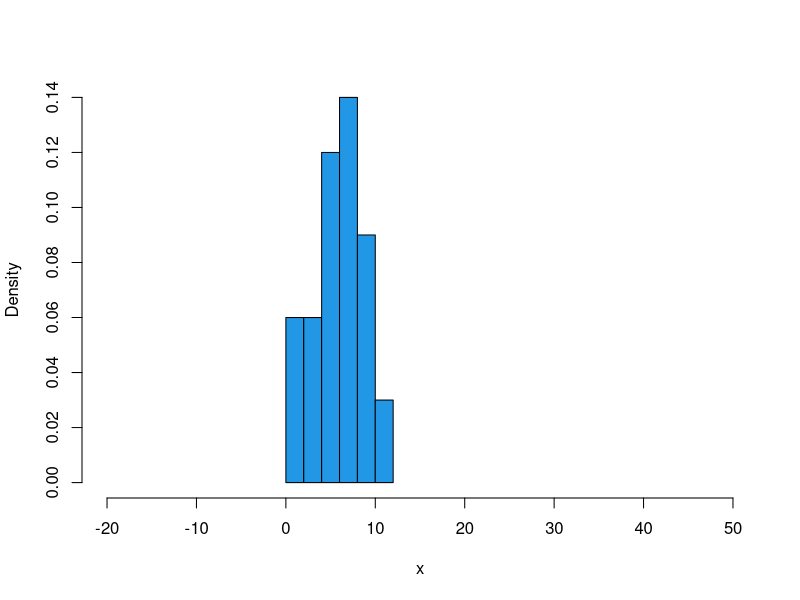
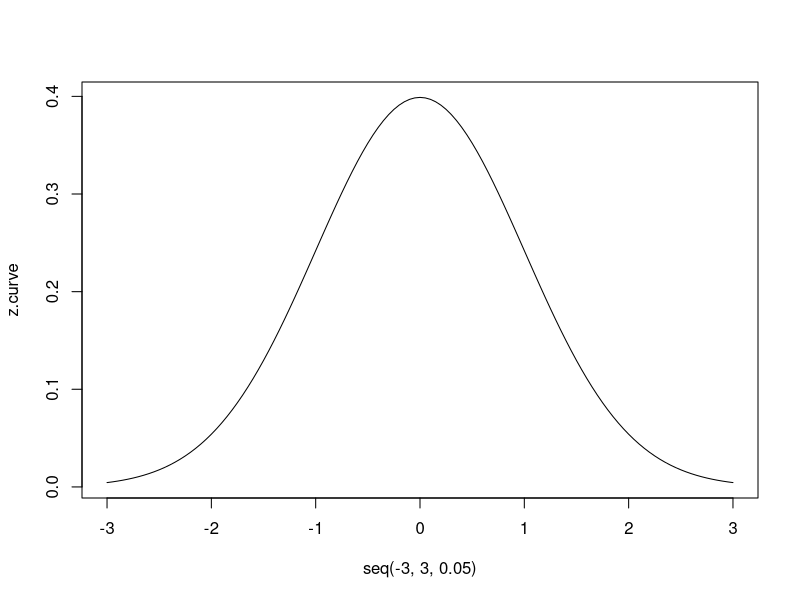
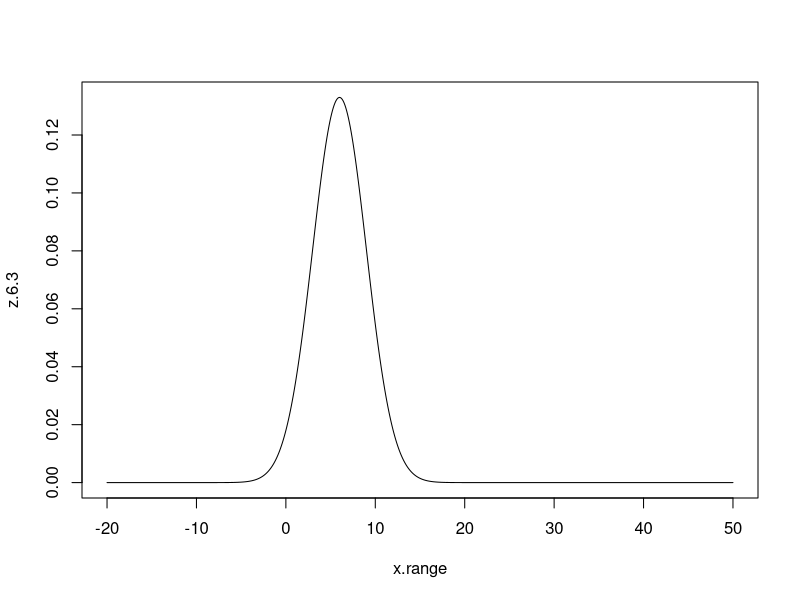
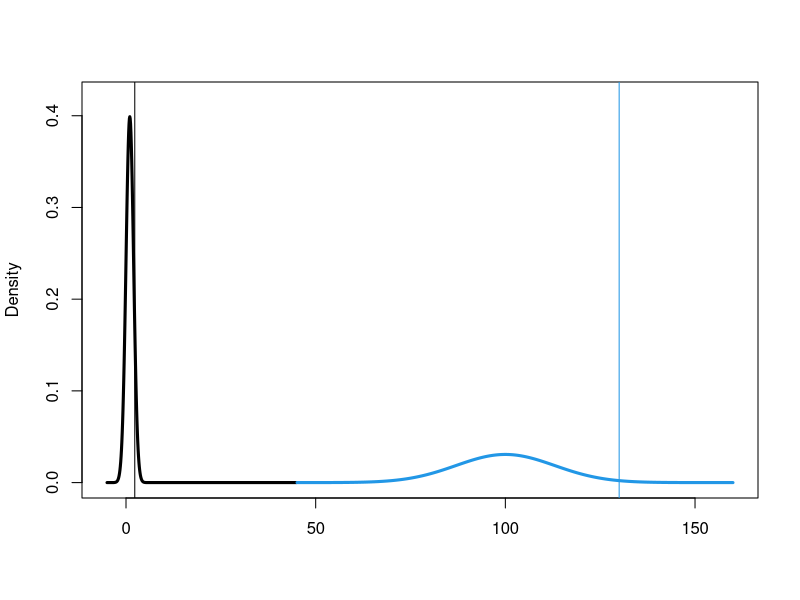
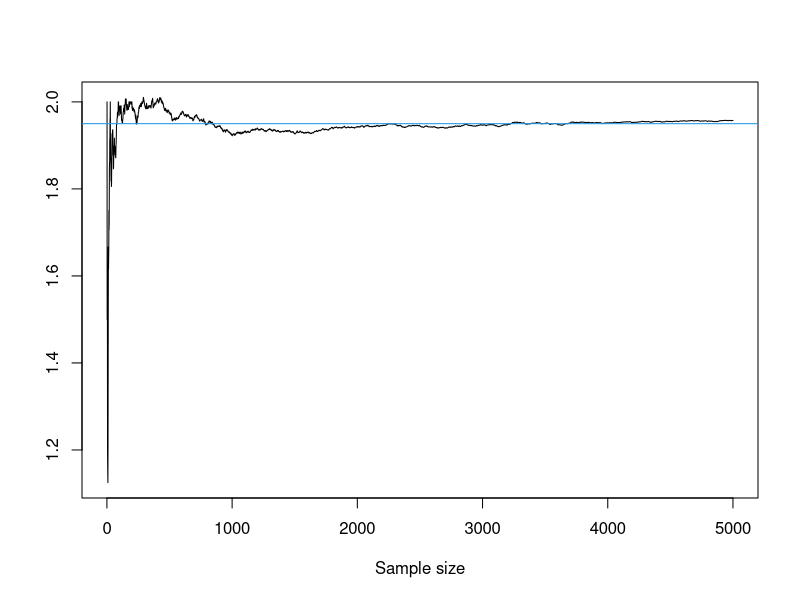
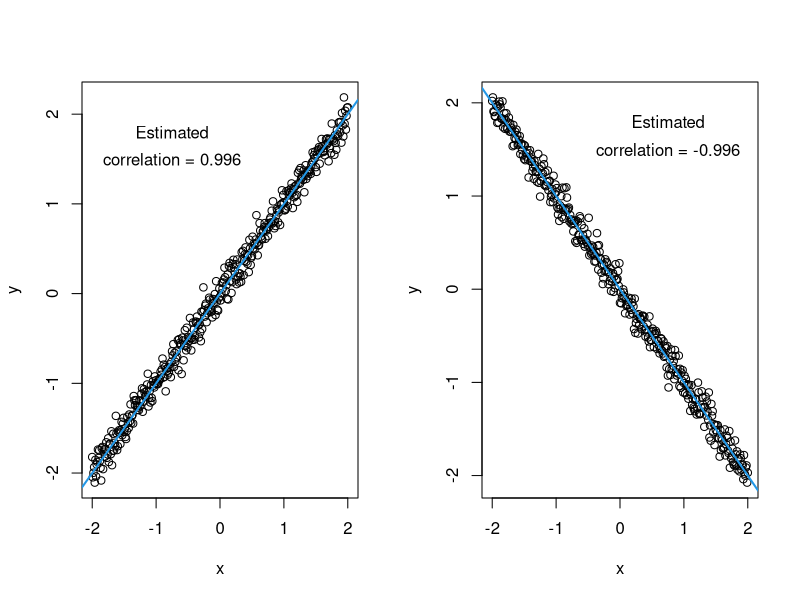
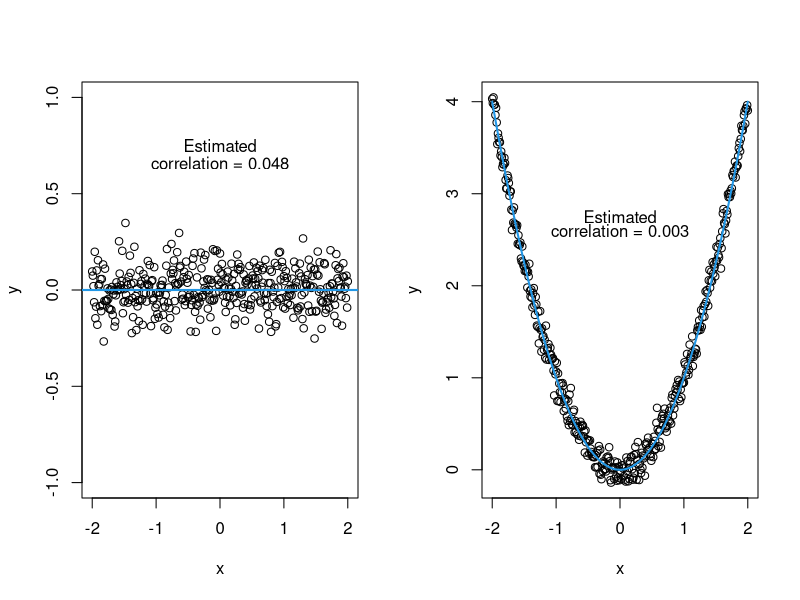
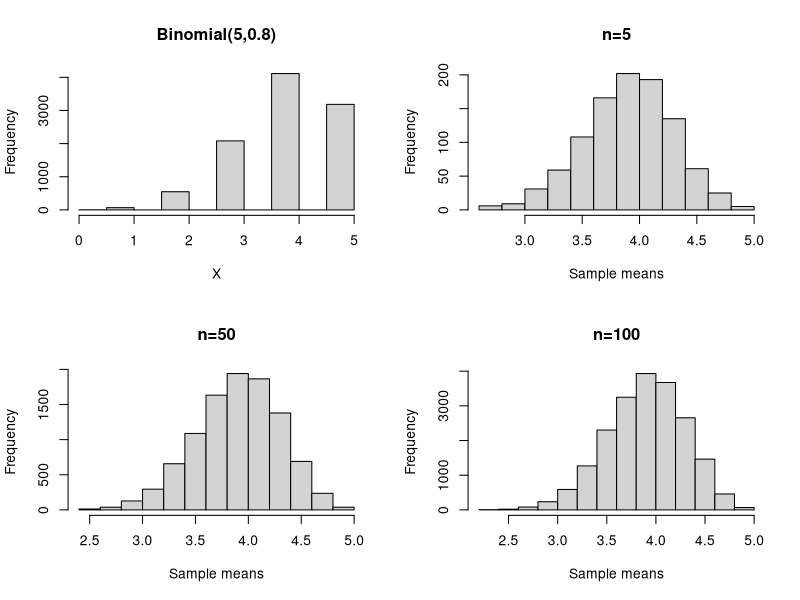

R code for these plots, in order:
mean.x <- NULL
x <- NULL
n.runs <- 5000
n <- 3
p <- .65
for(i in 1:n.runs) {
  x <- c(x,rbinom(1,n,p))
  mean.x <- c(mean.x,mean(x))
}
postscript("LargeNos.eps",horiz=F)
plot(1:n.runs,mean.x,type="l",xlab="Sample size",ylab="")
abline(h=(n*p),col=4)
text(3000,2.8,"X ~ Bino(3,.65)")
dev.off()

x <- seq(-2,2,.01)
n <- length(x)
postscript("Correlation1.eps",horiz=F)
par(mfrow=c(1,2))
y <- x + rnorm(n,0,.1)
plot(x,y)
abline(0,1,col=4,lwd=2)
text(-.75,1.8,"Estimated")
text(-.75,1.5,paste("correlation = ",round(cor(x,y),3),sep=""))
y <- -x + rnorm(n,0,.1)
plot(x,y)
abline(0,-1,col=4,lwd=2)
text(.75,1.8,"Estimated")
text(.75,1.5,paste("correlation = ",round(cor(x,y),3),sep=""))
dev.off()
postscript("Correlation2.eps",horiz=F)
par(mfrow=c(1,2))
y <- rnorm(n,0,.1)
plot(x,y,ylim=c(-1,1))
abline(0,0,col=4,lwd=2)
text(0,.75,"Estimated")
text(0,.66,paste("correlation = ",round(cor(x,y),3),sep=""))
y <- x^2+rnorm(n,0,.1)
plot(x,y)
lines(x,I(x^2),col=4,lwd=2)
text(0,2.75,"Estimated")
text(0,2.6,paste("correlation = ",round(cor(x,y),3),sep=""))
dev.off()

postscript("CLT1.eps",horiz=F)
n <- 5
p <- .8
par(mfrow=c(2,2))
x <- rbinom(1000*10,n,p)
hist(x,xlab="X",main="Binomial(5,0.8)")
x <- matrix(rbinom(1000*5,n,p),ncol=5)
hist(apply(x,1,mean),xlab="Sample means",main="n=5")
x <- matrix(rbinom(1000*50,n,p),ncol=5)
hist(apply(x,1,mean),xlab="Sample means",main="n=50")
x <- matrix(rbinom(1000*100,n,p),ncol=5)
hist(apply(x,1,mean),xlab="Sample means",main="n=100")
dev.off()

postscript("CLT2.eps",horiz=F)
par(mfrow=c(2,2))
x <- runif(1000*10)
hist(x,xlab="X",main="Uniform(0,1)")
x <- matrix(runif(1000*5),ncol=5)
hist(apply(x,1,mean),xlab="Sample means",main="n=5")
x <- matrix(runif(1000*50),ncol=5)
hist(apply(x,1,mean),xlab="Sample means",main="n=50")
x <- matrix(runif(1000*500),ncol=5)
hist(apply(x,1,mean),xlab="Sample means",main="n=500")
dev.off()

postscript("CLT3.eps",horiz=F)
par(mfrow=c(2,2))
x <- rexp(1000*10)
hist(x,xlab="X",main="Exponential(1)")
x <- matrix(rexp(1000*5),ncol=5)
hist(apply(x,1,mean),xlab="Sample means",main="n=5")
x <- matrix(rexp(1000*50),ncol=5)
hist(apply(x,1,mean),xlab="Sample means",main="n=50")
x <- matrix(rexp(1000*500),ncol=5)
hist(apply(x,1,mean),xlab="Sample means",main="n=500")
dev.off()

postscript("NormalApproxBino.eps",horiz=F)
par(mfrow=c(2,2))
x <- rbinom(5000,10,.5)
hist(x,xlab="X",main="Binomial(10,0.5)")
x <- rbinom(5000,100,.5)
hist(x,xlab="X",main="Binomial(100,0.5)")
x <- rbinom(5000,10,.1)
hist(x,xlab="X",main="Binomial(10,0.1)")
x <- rbinom(5000,100,.1)
hist(x,xlab="X",main="Binomial(100,0.1)")
dev.off()

postscript("Poisson1.eps",horiz=F)
par(mfrow=c(2,2))
x <- rpois(5000,.25)
hist(x,xlab="X",main="Poisson(0.25)")
x <- rpois(5000,2.5)
hist(x,xlab="X",main="Poisson(2.5)")
x <- rpois(5000,5)
hist(x,xlab="X",main="Poisson(5)")
x <- rpois(5000,25)
hist(x,xlab="X",main="Poisson(25)")
dev.off()

################################
## MLEs

x <- rnorm(50,6,3)
hist(x,main="",xlim=c(-20,50),col=4,prob=T)

z.curve <- dnorm(seq(-3,3,.05))
plot(seq(-3,3,.05),z.curve,type="l")
x.range <- seq(-20,50,.1)
z.6.3 <- dnorm(x.range,6,3)
plot(x.range,z.6.3,type="l")
postscript("MLE-R-1.eps",horiz=F)
hist(x,main="",xlim=c(-20,50),col=4,prob=T,ylim=c(0,.15))
dev.off()
postscript("MLE-R-2.eps",horiz=F)
hist(x,main="",xlim=c(-20,50),col=4,prob=T,ylim=c(0,.15))
z.curve <- dnorm(x.range,-6,3)
lines(x.range,z.curve,lwd=3)
abline(v=-6)
text(-11,.14,quote(mu==-6))
dev.off()
postscript("MLE-R-3.eps",horiz=F)
hist(x,main="",xlim=c(-20,50),col=4,prob=T,ylim=c(0,.15))
z.curve <- dnorm(x.range,-6,3)
lines(x.range,z.curve,lwd=3)
abline(v=-6)
text(-11,.14,quote(mu==-6))
z.curve <- dnorm(x.range,12,3)
lines(x.range,z.curve,lwd=3)
abline(v=12)
text(17,.14,quote(mu==12))
dev.off()
postscript("MLE-R-4.eps",horiz=F)
hist(x,main="",xlim=c(-20,50),col=4,prob=T,ylim=c(0,.15))
z.curve <- dnorm(x.range,-6,3)
lines(x.range,z.curve,lwd=3)
abline(v=-6)
text(-11,.14,quote(mu==-6))
z.curve <- dnorm(x.range,12,3)
lines(x.range,z.curve,lwd=3)
abline(v=12)
text(17,.14,quote(mu==12))
x.bar <- mean(x)
z.curve <- dnorm(x.range,x.bar,3)
lines(x.range,z.curve,lwd=3,col=2)
abline(v=x.bar,col=2)
text(2,.15,quote(mu==bar(x)),col=2)
dev.off()


x.range <- seq(-5,160,.1)
z.curve1 <- dnorm(x.range,1,1)
z.curve2 <- dnorm(x.range,100,13)
plot(x.range,z.curve1,type="n",xlab="",ylab="Density",ylim=c(0,.42))
lines(x.range[x.range<45],z.curve1[x.range<45],lwd=3)
abline(v=2.31)
lines(x.range[x.range>45],z.curve2[x.range>45],lwd=3,col=4)
abline(v=130,col=4)
